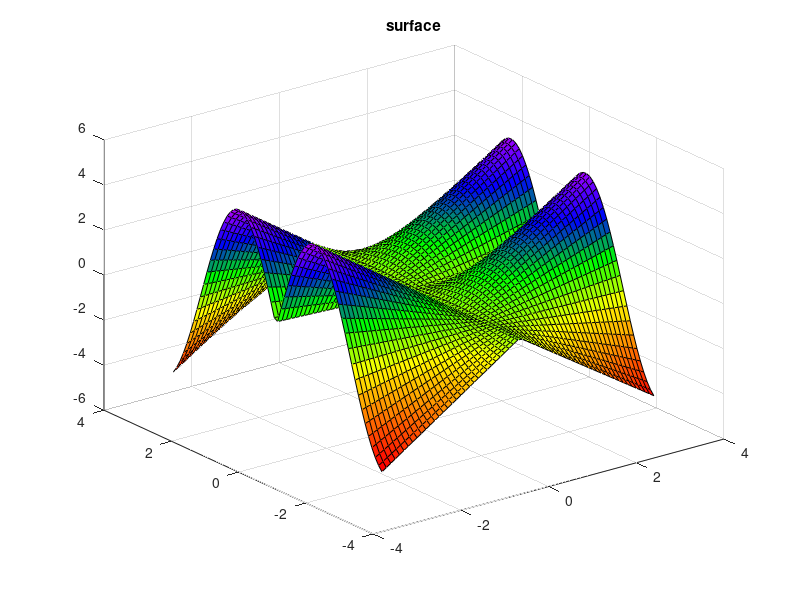

The MATLAB script that drew this image:
x=-pi:0.1:pi;
y=-pi:0.1:pi;
[X, Y]= meshgrid(x, y);
r = sqrt (x .^ 2 + y .^ 2);
z = sin (r)'* r;
surf(x,y,z);
title ("surface");
colormap(rainbow) %
